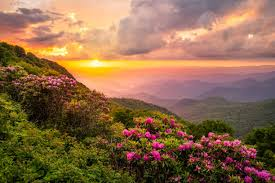
#> input picture Frequency filtering techniques/testimg.jpeg, 275 x 183 px, found by its file name
$ jupyter execute frequency_domain_fitering.ipynb
#> lines starting #> are read from the running program, lines starting #| are printed output that depends on the picture
[cell 1]
import cv2
import numpy as np

[cell 2]
img = cv2.imread(r"C:\Users\DS17\Desktop\IVP 011\Frequency filtering techniques\testimg.jpeg", cv2.IMREAD_GRAYSCALE)
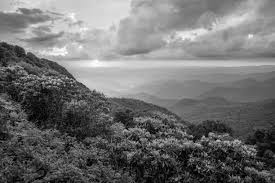
#> img: shape (183, 275); min 0, max 255, mean 112.7
# img = cv2.cvtColor(img, cv2.COLOR_BGR2RGB)

[cell 3]
import matplotlib.pyplot as plt

plt.imshow(img)
plt.show()

[cell 4]
grey_img = cv2.cvtColor(img, cv2.COLOR_BGR2RGB)

plt.figure(figsize=(8,6))
plt.imshow(grey_img)
plt.show()

[cell 5]
# cut-off frequency
rows, cols = grey_img.shape[0:2]
#> rows = 183; cols = 275
crow, ccol = rows//2, cols//2
#> crow = 91; ccol = 137
mask = np.zeros((rows, cols), np.uint8)
# print(mask)
mask[crow-30:crow+30, ccol-30:ccol+30] = 1
# print(mask)

[cell 6]
grey_img.shape
#> Out = (183, 275, 3)

[cell 7]
grey_img = cv2.cvtColor(grey_img, cv2.COLOR_RGB2GRAY)

[cell 8]
# Fourier transform

image = np.float32(grey_img)
dft = cv2.dft(np.float32(image), cv2.DFT_COMPLEX_OUTPUT)
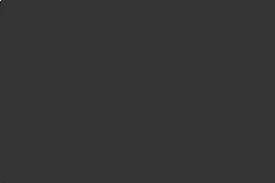
#> dft: shape (183, 275) float32; min -1488817.9, max 5670385, mean -14.9; drawn with min black and max white
dft_shift = np.fft.fftshift(dft)

[cell 9]
grey_img.shape
#> Out = (183, 275)

[cell 10]
filtered_dft = dft_shift * mask

[cell 11]
dft_ishift = np.fft.ifftshift(filtered_dft)
img_back = np.fft.ifft2(dft_ishift)
img_back = np.abs(img_back)
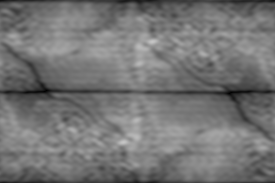
#> img_back: shape (183, 275) float64; min 1.11, max 197.1, mean 116.8

[cell 12]
img_back = cv2.normalize(img_back, None, 0, 255, cv2.NORM_MINMAX)
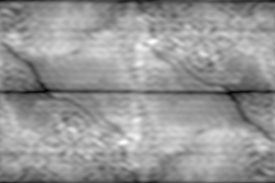
#> img_back: shape (183, 275) float64; min 2.45e-17, max 255, mean 150.5; drawn with min black and max white
plt.figure(figsize=(6,6))
plt.imshow(img_back, cmap='gray')
plt.show()

[cell 13]
# Low Pass Filter
def low_pass_filter(image, cutoff_freq):
    # Creating a mask
#> called with cutoff_freq = 30
    rows, cols = image.shape[0:2]
#> rows = 183; cols = 275
    crow, ccol = rows//2, cols//2
#> crow = 91; ccol = 137
    mask = np.zeros((rows, cols), np.uint8)

    # creating low-pass filter
    r,c = np.ogrid[:rows, :cols]
#> r = 183 values from 0 to 182
    mask_area = (r-crow)**2 + (c-ccol)**2 <= cutoff_freq**2
    mask[mask_area] = 1

    # Fourier transform
    image = np.float32(image)
    f = np.fft.fft2(image)
    f_shift = np.fft.fftshift(f)

    # Applying the mask
    filtered_img = f_shift * mask

    # inverse fourier transform
    f_ishifted = np.fft.ifftshift(filtered_img)
    img_back = np.fft.ifft2(f_ishifted)
    img_back = np.abs(img_back)
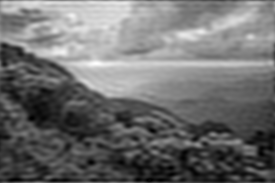
#> img_back: shape (183, 275) float64; min 7.18e-05, max 259.1, mean 112.7; drawn with min black and max white
    return img_back

[cell 14]
cutoff_freq = 30
filtered_image = low_pass_filter(grey_img, cutoff_freq=cutoff_freq)

plt.figure(figsize=(8,6))
plt.subplot(1,2,1)
plt.title("Original image")
plt.imshow(grey_img, cmap='gray'), plt.xticks([]), plt.yticks([])

plt.subplot(1,2,2)
plt.title("Low-pass filtered image")
plt.imshow(filtered_image, cmap='gray'), plt.xticks([]), plt.yticks([])
plt.show()

[cell 15]
# Low Pass Filter
def high_pass_filter(image, cutoff_freq):
    # Creating a mask
#> called with cutoff_freq = 30
    rows, cols = image.shape[0:2]
    crow, ccol = rows//2, cols//2
    mask = np.zeros((rows, cols), np.uint8)

    # creating low-pass filter
    r,c = np.ogrid[:rows, :cols]
    mask_area = (r-crow)**2 + (c-ccol)**2 <= cutoff_freq**2
    mask[mask_area] = 0

    # Fourier transform
    image = np.float32(image)
    f = np.fft.fft2(image)
    f_shift = np.fft.fftshift(f)

    # Applying the mask
    filtered_img = f_shift * mask

    # inverse fourier transform
    f_ishifted = np.fft.ifftshift(filtered_img)
    img_back = np.fft.ifft2(f_ishifted)
    img_back = np.abs(img_back)
#> img_back: shape (183, 275) float64; every value is 0
    return img_back

[cell 16]
cutoff_freq = 30
high_filtered_image = high_pass_filter(grey_img, cutoff_freq=cutoff_freq)

plt.figure(figsize=(8,6))
plt.subplot(1,2,1)
plt.title("Original image")
plt.imshow(grey_img, cmap='gray'), plt.xticks([]), plt.yticks([])

plt.subplot(1,2,2)
plt.title("high-pass filtered image")
plt.imshow(high_filtered_image), plt.xticks([]), plt.yticks([])
plt.show()
